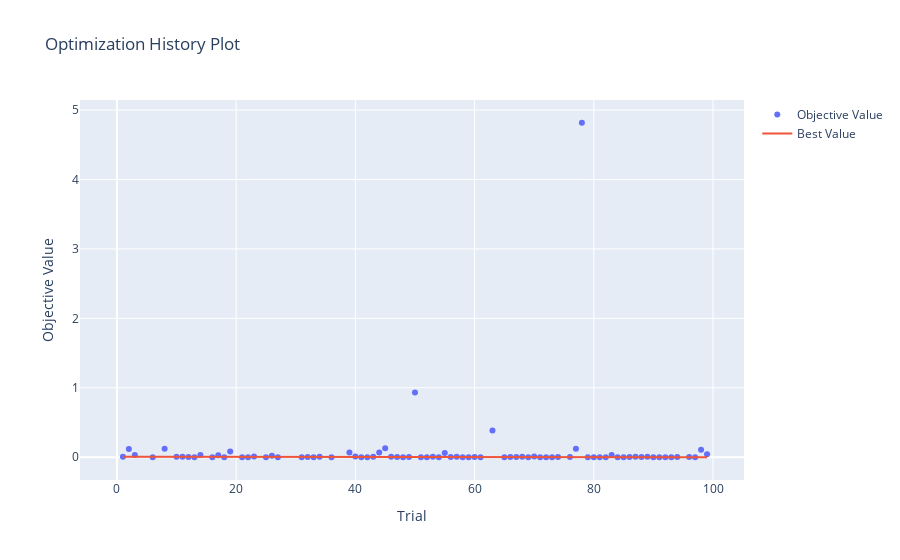

Notebook code for this chart:
### Code cell
study = optuna_ma(files, 100, 100)
fig = optuna.visualization.plot_optimization_history(study)
print(study.best_trial.params)
show(fig)
